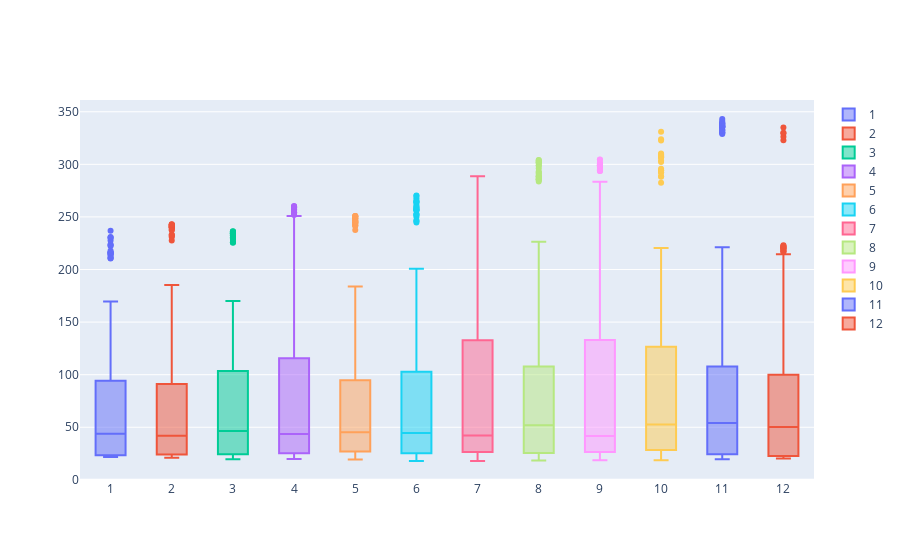

The code cell stored with this chart in its notebook:
### Code cell
fig = go.Figure()

for trace,group in df.groupby(by=[df.index.month]):
    fig.add_trace(go.Box(y=group.adjClose, name=trace))

fig.show()

### Figure 1 — Plotly figure (JSON) as saved in the notebook; plotly's stock layout.template omitted (floating-point values rounded to 4 significant figures; data arrays with more than 128 entries replaced by an {"elided": "..."} marker saying what was removed)
{"data": [{"name": "1", "type": "box", "y": {"elided": "242 float values"}}, {"name": "2", "type": "box", "y": {"elided": "230 float values"}}, {"name": "3", "type": "box", "y": {"elided": "263 float values"}}, {"name": "4", "type": "box", "y": {"elided": "249 float values"}}, {"name": "5", "type": "box", "y": {"elided": "253 float values"}}, {"name": "6", "type": "box", "y": {"elided": "257 float values"}}, {"name": "7", "type": "box", "y": {"elided": "254 float values"}}, {"name": "8", "type": "box", "y": {"elided": "266 float values"}}, {"name": "9", "type": "box", "y": {"elided": "245 float values"}}, {"name": "10", "type": "box", "y": {"elided": "263 float values"}}, {"name": "11", "type": "box", "y": {"elided": "246 float values"}}, {"name": "12", "type": "box", "y": {"elided": "236 float values"}}], "layout": {}}
